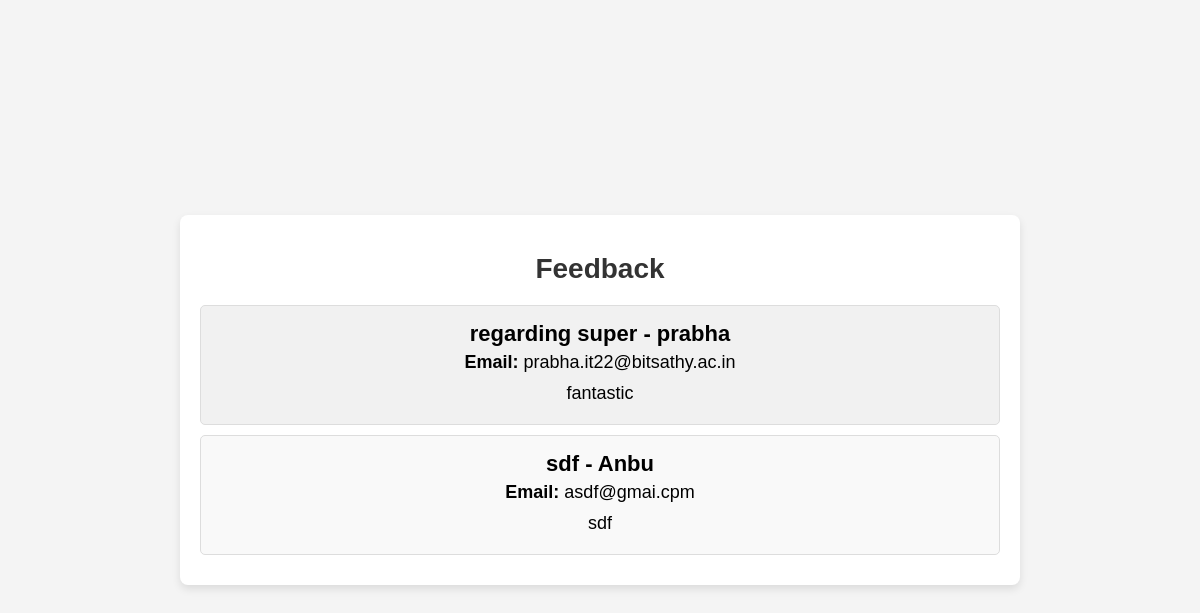
Screenshot of /view_feedback (signed in) with the database file from the repository.
### app.py (models this page shows)
class Feedback(db.Model):
    id = db.Column(db.Integer, primary_key=True)
    username = db.Column(db.String(150), nullable=False)
    email = db.Column(db.String(150), nullable=False)
    subject = db.Column(db.String(200), nullable=False)
    message = db.Column(db.Text, nullable=False)

### app.py (the view)
@app.route('/view_feedback')
@login_required
def view_feedback():
    feedbacks = Feedback.query.all()
    return render_template('view_feedback.html', feedbacks=feedbacks)

### app.py (called while the page is built)
def login_required(f):
    @wraps(f)
    def decorated_function(*args, **kwargs):
        if 'username' not in session:
            return redirect(url_for('login'))
        return f(*args, **kwargs)
    return decorated_function

### templates/view_feedback.html (shortened to what this page needs)
<!DOCTYPE html>
<html lang="en">
<head>
    <link rel="stylesheet" href="{{ url_for('static', filename='styles.css') }}">
</head>
<body>
    <div class="container">
        <header>
            <h1>Feedback</h1>
        </header>
        <div class="feedback-list">
            {% for feedback in feedbacks %}
            <div class="feedback-entry">
                <h3>{{ feedback.subject }} - {{ feedback.username }}</h3>
                <p><strong>Email:</strong> {{ feedback.email }}</p>
                <p>{{ feedback.message }}</p>
            </div>
            {% endfor %}
        </div>
    </div>
</body>
</html>

### static/styles.css (style rules this page uses)
.container { width: 90%; max-width: 600px; margin: auto; padding: 20px; background-color: #fff; box-shadow: 0 0 10px rgba(0, 0, 0, 0.1); border-radius: 8px; text-align: center; }
h1 { color: #333; }

### rows the page displays
Feedback: subject "regarding super", username "prabha", email "prabha.it22@bitsathy.ac.in", message "fantastic"
Feedback: subject "sdf", username "Anbu", email "asdf@gmai.cpm", message "sdf"
